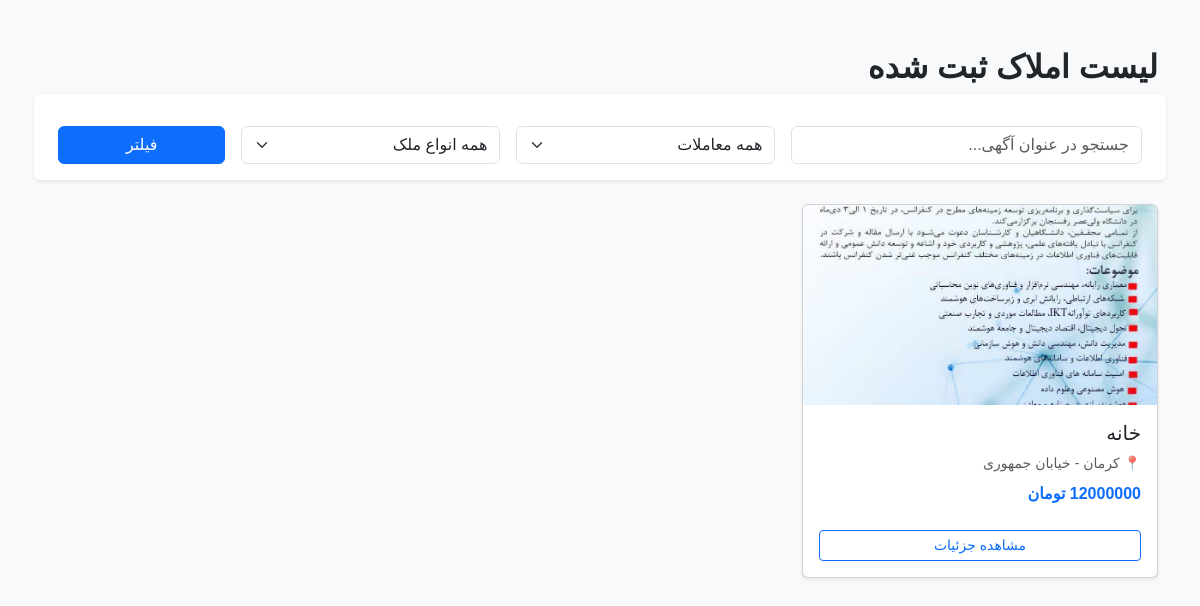
The page / on the database its author committed.
### properties/models.py (models this page shows, shortened)
class Property(models.Model):
    TRANSACTION_TYPES = (
        ('sale', 'فروش'),
        ('rent', 'رهن و اجاره'),
    )
    PROPERTY_TYPES = (
        ('apartment', 'آپارتمان'),
        ('house', 'ویلایی / خانه'),
        ('land', 'زمین / کلنگی'),
        ('commercial', 'تجاری / اداری'),
    )
    title = models.CharField(max_length=200, verbose_name="عنوان آگهی")
    description = models.TextField(verbose_name="توضیحات کامل")
    transaction_type = models.CharField(max_length=10, choices=TRANSACTION_TYPES, verbose_name="نوع معامله")
    property_type = models.CharField(max_length=15, choices=PROPERTY_TYPES, verbose_name="نوع ملک")
    price = models.DecimalField(max_length=15, max_digits=15, decimal_places=0, verbose_name="قیمت (تومان)")
    area = models.PositiveIntegerField(verbose_name="متراژ (مترمربع)")
    bedrooms = models.PositiveSmallIntegerField(default=1, verbose_name="تعداد اتاق خواب")
    city = models.CharField(max_length=100, verbose_name="شهر")
    address = models.CharField(max_length=255, verbose_name="آدرس دقیق یا محدوده")
    is_active = models.BooleanField(default=True, verbose_name="فعال / منتشر شده")
    created_at = models.DateTimeField(auto_now_add=True, verbose_name="تاریخ ثبت")
    updated_at = models.DateTimeField(auto_now=True, verbose_name="تاریخ بروزرسانی")
    image = models.ImageField(upload_to='properties/', blank=True, null=True, verbose_name="تصویر اصلی ملک")
    class Meta:
        verbose_name = "ملک"
        verbose_name_plural = "املاک"
        ordering = ['-created_at']

### properties/views.py (the view)
# urls.py: path('', views.property_list, name='property_list'),
def property_list(request):
    properties = Property.objects.filter(is_active=True).order_by('-created_at')
    transaction_type = request.GET.get('transaction_type')
    property_type = request.GET.get('property_type')
    search_query = request.GET.get('q')
    if transaction_type:
        properties = properties.filter(transaction_type=transaction_type)
    if property_type:
        properties = properties.filter(property_type=property_type)
    if search_query:
        properties = properties.filter(title__icontains=search_query)
    context = {
        'properties': properties,
    }
    return render(request, 'properties/property_list.html', context)

### properties/templates/properties/property_list.html (shortened to what this page needs)
<!DOCTYPE html>
<html lang="fa" dir="rtl">
<head>
    <link rel="stylesheet" href="https://cdn.jsdelivr.net/npm/bootstrap@5.3.2/dist/css/bootstrap.rtl.min.css">
    <link href="https://cdn.jsdelivr.net/gh/rastikerdar/vazirmatn@v33.003/Vazirmatn-font-face.css" rel="stylesheet" />
</head>
<body>
    <div class="container my-5">
        <h2 class="fw-bold mb-4">لیست املاک ثبت شده</h2>
        <form method="GET" class="row g-3 bg-white p-3 rounded shadow-sm mb-4">
            <div class="col-md-4">
                <input type="text" name="q" class="form-control" placeholder="جستجو در عنوان آگهی..." value="{{ request.GET.q }}">
            </div>
            <div class="col-md-3">
                <select name="transaction_type" class="form-select">
                    <option value="">همه معاملات</option>
                </select>
            </div>
            <div class="col-md-3">
                <select name="property_type" class="form-select">
                    <option value="">همه انواع ملک</option>
                </select>
            </div>
            <div class="col-md-2">
                <button type="submit" class="btn btn-primary w-100">فیلتر</button>
            </div>
        </form>
        <div class="row g-4">
            {% for prop in properties %}
            <div class="col-md-4">
                <div class="card h-100 shadow-sm">
                    {% if prop.image %}
                        <img src="{{ prop.image.url }}" class="card-img-top" style="height: 200px; object-fit: cover;">
                    {% else %}
                        <img src="https://via.placeholder.com/400x200?text=بدون+تصویر" class="card-img-top" style="height: 200px; object-fit: cover;">
                    {% endif %}
                    <div class="card-body d-flex flex-column">
                        <h5 class="card-title">{{ prop.title }}</h5>
                        <p class="text-muted small mb-2">📍 {{ prop.city }} - {{ prop.address }}</p>
                        <p class="fw-bold text-primary mt-auto">{{ prop.price }} تومان</p>
                        <a href="{% url 'property_detail' prop.pk %}" class="btn btn-outline-primary btn-sm w-100 mt-2">مشاهده جزئیات</a>
                    </div>
                </div>
            </div>
            {% empty %}
            <div class="col-12 text-center py-5">
                <p class="text-muted">هیچ ملکی یافت نشد.</p>
            </div>
            {% endfor %}
        </div>
    </div>
</body>
</html>

### properties/templates/properties/property_list.html (style rules this page uses)
body { font-family: 'Vazirmatn', sans-serif; background: #f8f9fa; }

### rows shown on the page
Property: image (picture), title "خانه", city "کرمان", address "خیابان جمهوری", price "12000000"
